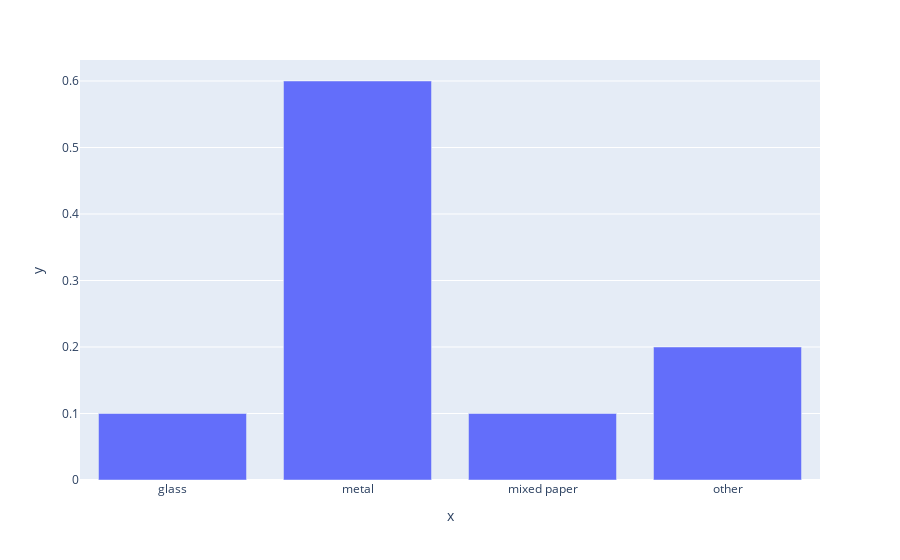

The code cell stored with this chart in its notebook:
### Markdown cell above
# Perception: MAP Estimation
Our goal is to get a posterior probability over the possible classes:

### Code cell
P = [0.1, 0.6, 0.1, 0.2]
assert np.sum(P)==1
px.bar(x=['glass', 'metal', 'mixed paper', 'other'],y=P)

### Figure 1 — Plotly figure (JSON) as saved in the notebook; plotly's stock layout.template omitted (floating-point values rounded to 4 significant figures)
{"data": [{"alignmentgroup": "True", "hovertemplate": "x=%{x}<br>y=%{y}<extra></extra>", "legendgroup": "", "marker": {"color": "#636efa", "pattern": {"shape": ""}}, "name": "", "offsetgroup": "", "orientation": "v", "showlegend": false, "textposition": "auto", "type": "bar", "x": ["glass", "metal", "mixed paper", "other"], "xaxis": "x", "y": [0.1, 0.6, 0.1, 0.2], "yaxis": "y"}], "layout": {"barmode": "relative", "legend": {"tracegroupgap": 0}, "margin": {"t": 60}, "xaxis": {"anchor": "y", "domain": [0, 1], "title": {"text": "x"}}, "yaxis": {"anchor": "x", "domain": [0, 1], "title": {"text": "y"}}}}
